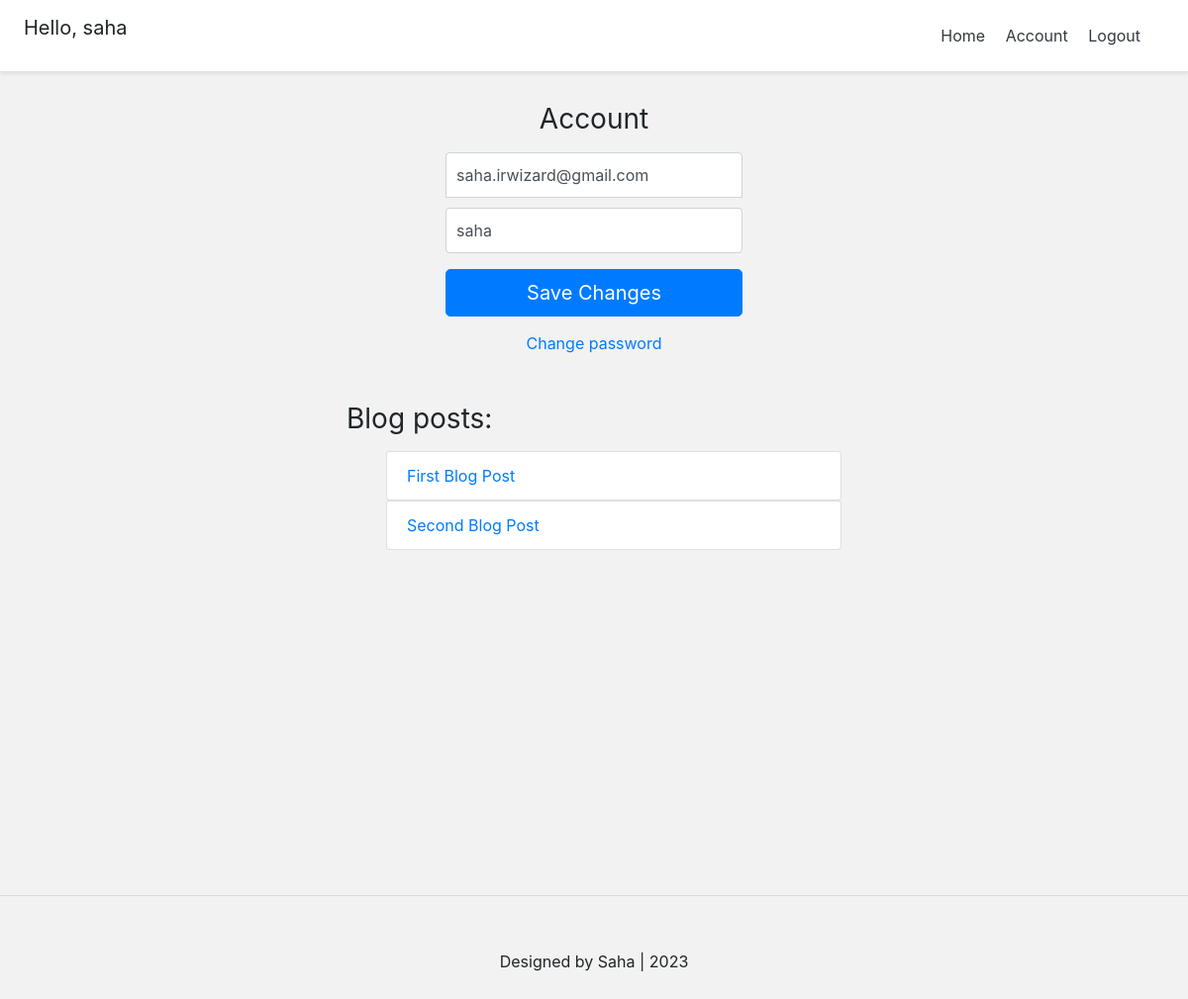
The page /account/ (signed in) on the database as committed earlier.
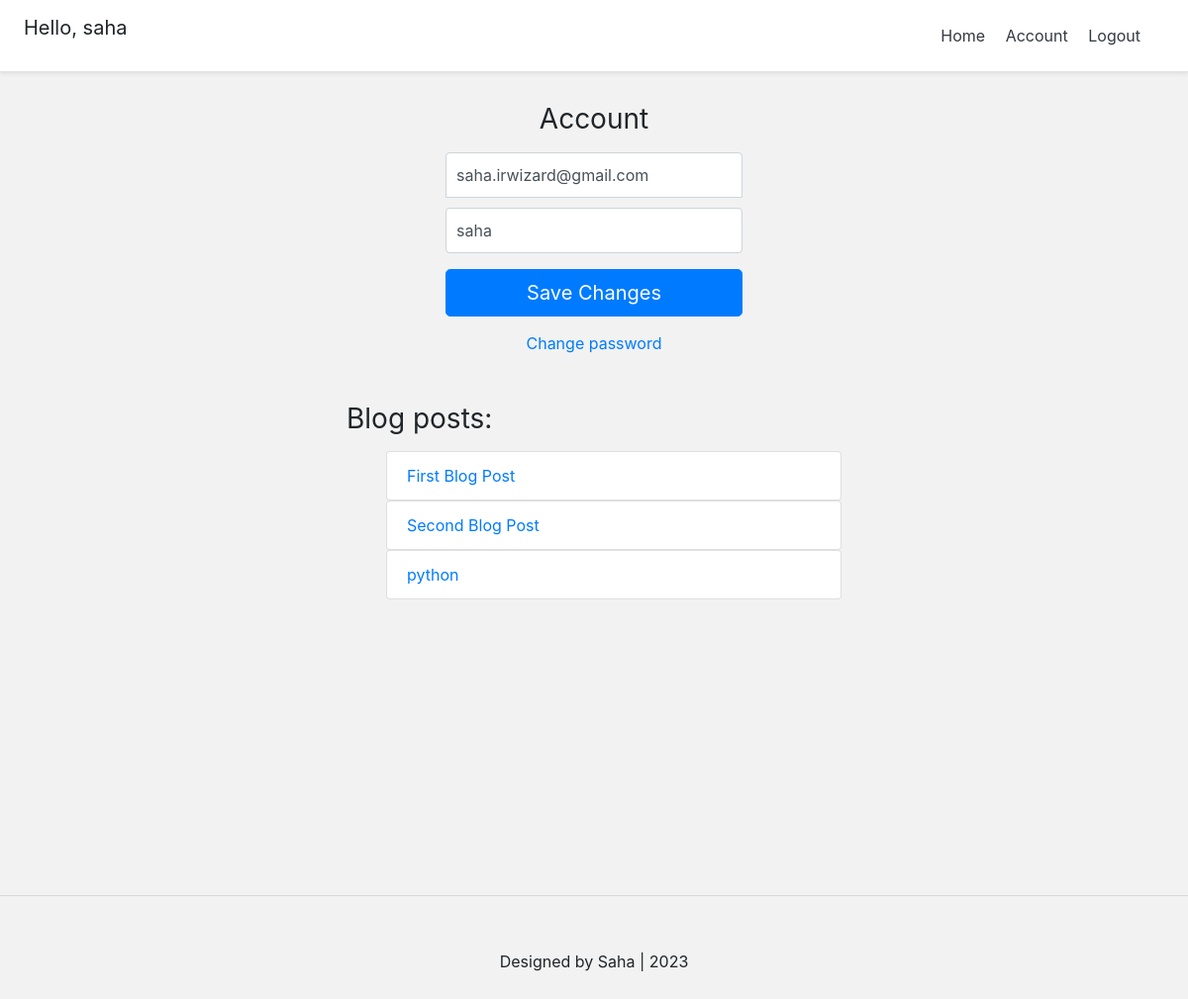
The same page on the database as committed later.
### blog/models.py (models this page shows)
class BlogPost(models.Model):
	title 					= models.CharField(max_length=50, null=False, blank=False)
	body 					= models.TextField(max_length=5000, null=False, blank=False)
	image		 			= models.ImageField(upload_to=upload_location, null=True, blank=True)
	date_published 			= models.DateTimeField(auto_now_add=True, verbose_name="date published")
	date_updated 			= models.DateTimeField(auto_now=True, verbose_name="date updated")
	author 					= models.ForeignKey(settings.AUTH_USER_MODEL, on_delete=models.CASCADE)
	slug 					= models.SlugField(blank=True, unique=True)
	def __str__(self):
		return self.title

### account/views.py (the view)
# urls.py: path('account/', account_view, name="account"),
def account_view(request):
    if not request.user.is_authenticated:
        return redirect("login")
    context = {}
    if request.POST:
        form = AccountUpdateForm(request.POST, instance=request.user)
        if form.is_valid():
            form.initial = {
                "email" : request.POST['email'],
                "username" : request.POST['username'],
            }
            form.save()
            context['success_message'] = "Updated"
    else:
        form = AccountUpdateForm(
            initial={
                "email" : request.user.email,
                "username" : request.user.username,
            }
        )
    context['account_form'] = form
    blog_posts = BlogPost.objects.filter(author=request.user)
    context['blog_posts'] = blog_posts
    return render(request, 'account/account.html', context)

### account/forms.py (shortened to what this page needs)
class AccountUpdateForm(forms.ModelForm):
    class Meta:
        model = Account
        fields = ('email', 'username')

### account/templates/account/account.html (shortened to what this page needs)
{% extends 'base.html' %}
{% block content %}
<form class="form-signin" method="post">{% csrf_token %}
    <h1 class="h3 mb-3 font-weight-normal">Account</h1>
    <input type="email" name="email" id="inputEmail" class="form-control" placeholder="Email address" required autofocus value="{{account_form.initial.email}}">
    <input type="text" name="username" id="inputUsername" class="form-control" placeholder="Username" required value="{{account_form.initial.username}}">
    <button class="btn btn-lg btn-primary btn-block" type="submit">Save Changes</button>
  </form>
  <div class="d-flex flex-column">
    <a class="m-auto" href="{% url 'password_change' %}">Change password</a>
  </div>
  <div class=" container mt-4 p-4">
    <div class="row">
        <div class="blog-posts">
            <h3 class="mb-3 font-weight-normal">Blog posts: </h3>
            {% if blog_posts %}
            <ul>
                {% for post in blog_posts %}
                    <a href="{% url 'blog:detail' post.slug %}" style="text-decoration: none;">
                        <li class="list-group-item">{{post}}</li>
                    </a>
                {% endfor %}
            </ul>
            {% else %}
                <p>You have no blog posts. Create a post <a href="{% url 'blog:create' %}">here</a></p>
            {% endif %}
        </div>
    </div>
  </div>
{% endblock content %}

Rows that differ between the two databases and show on the page:
added BlogPost: title "python"
